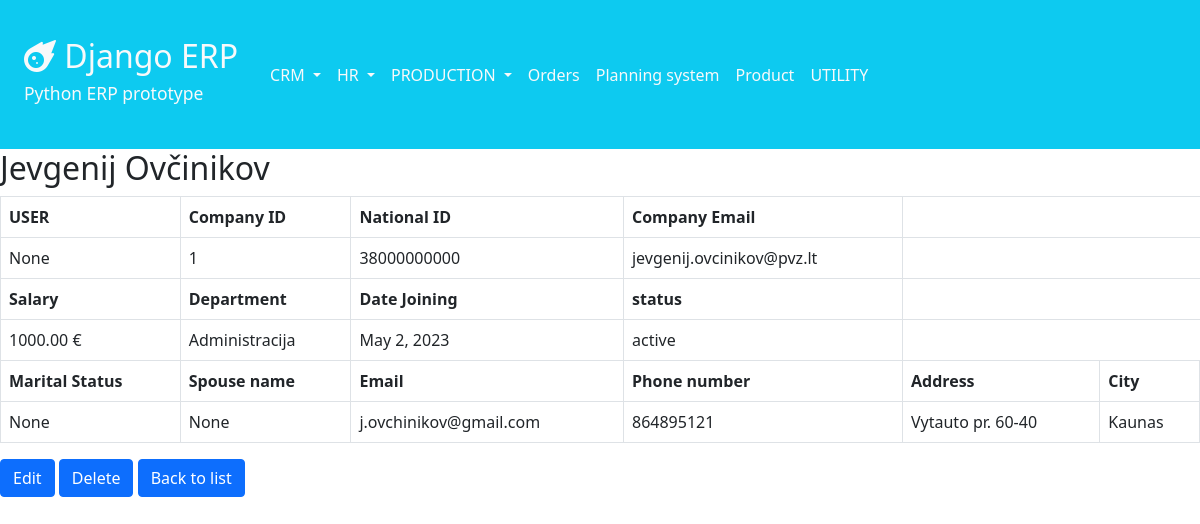
Page /hr/employees/1/ on the committed database.
### hr/models.py (models this page shows, shortened)
class Employee(models.Model):
    user = models.OneToOneField(User, related_name="Employee", blank=True, null=True, on_delete=models.CASCADE)
    company_id = models.AutoField(primary_key=True)
    first_name = models.CharField(max_length=100, blank=True, null=True)
    middle_name = models.CharField(max_length=100, blank=True, null=True)
    last_name = models.CharField(max_length=100, blank=True, null=True)
    national_id = models.CharField(max_length=11, blank=True, null=True)
    marital_status = models.CharField(max_length=255, blank=True, null=True)
    name_spouse = models.CharField(max_length=255, blank=True, null=True)
    email = models.EmailField(blank=True, null=True)
    personal_email = models.EmailField(blank=True, null=True)
    phone_number = models.CharField(max_length=20, blank=True, null=True)
    address = models.CharField(max_length=50, blank=True, null=True)
    city = models.CharField(max_length=50, blank=True, null=True)
    date_joining = models.DateField(blank=True, null=True)
    status = models.CharField(max_length=32,
                              choices=(('active', 'active'), ('inactive', 'inactive')),
                              blank=True
                              )
    salary = models.DecimalField(max_digits=9, decimal_places=2)
    department = models.CharField(max_length=35, choices=DEPARTMENT_TYPE, blank=True, null=True)
    picture = models.ImageField(upload_to='hr/documents/%Y/%m/%d', blank=True, null=True)
    class Meta:
        ordering = ['company_id']

### hr/views.py (the view)
# urls.py: path('employees/<int:pk>/', views.employee_detail, name='employee_detail'),
def employee_detail(request, pk):
    employee = get_object_or_404(Employee, pk=pk)
    return render(request, 'hr/employee_details.html', {'employee': employee})

### hr/templates/hr/employee_details.html
{% extends 'navbar.html' %}
{% block content %}
    <h2>{{ employee.first_name }} {{ employee.last_name }}</h2>
    <table class="table table-bordered" style="width: 100%">
        <thead>
        <tr>
            <th>USER</th>
            <th>Company ID</th>
            <th>National ID</th>
            <th>Company Email</th>
        </tr>
        </thead>
        <tbody>
        <tr>
            <td>{{ employee.user }}</td>
            <td>{{ employee.company_id }}</td>
            <td>{{ employee.national_id }}</td>
            <td>{{ employee.email }}</td>
        </tr>
        </tbody>
        <thead>
        <tr>
            <th>Salary</th>
            <th>Department</th>
            <th>Date Joining</th>
            <th>status</th>
        </tr>
        </thead>
        <tbody>
        <tr>
            <td>{{ employee.salary }} €</td>
            <td>{{ employee.department }}</td>
            <td>{{ employee.date_joining }}</td>
            <td>{{ employee.status }}</td>
        </tr>
        </tbody>
        <thead>
        <tr>
            <th>Marital Status</th>
            <th>Spouse name</th>
            <th>Email</th>
            <th>Phone number</th>
            <th>Address</th>
            <th>City</th>
        </tr>
        </thead>
        <tbody>
        <tr>
            <td>{{ employee.marital_status }}</td>
            <td>{{ employee.name_spouse }}</td>
            <td>{{ employee.personal_email }}</td>
            <td>{{ employee.phone_number }}</td>
            <td>{{ employee.address }}</td>
            <td>{{ employee.city }}</td>
        </tr>
        </tbody>
    </table>
    <a href="{% url 'hr:update_employee' employee.pk %}" class="btn btn-primary">Edit</a>
    <a href="{% url 'hr:delete_employee' employee.pk %}" class="btn btn-primary">Delete</a>
    <a href="{% url 'hr:employee_list' %}" class="btn btn-primary">Back to list</a>
{% endblock %}

### rows in the picture
Employee: first_name "Jevgenij", last_name "Ovčinikov", user "None", company_id "1", national_id "38000000000", email "jevgenij.ovcinikov@pvz.lt", salary "1000.00", department "Administracija", date_joining "May 2, 2023", status "active", marital_status "None", name_spouse "None", personal_email "j.ovchinikov@gmail.com", phone_number "864895121", address "Vytauto pr. 60-40", city "Kaunas"
